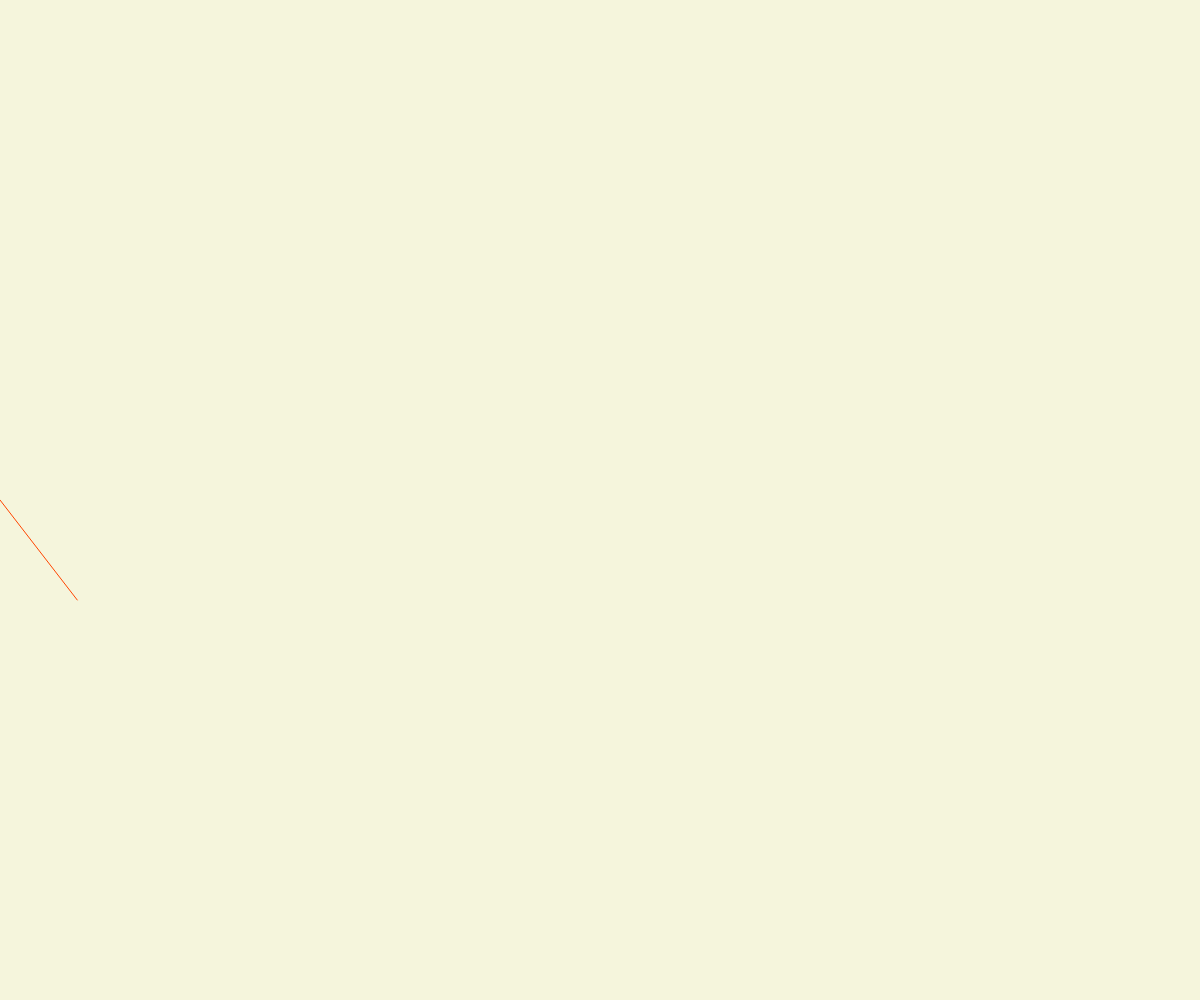
Frame 1 (no input)
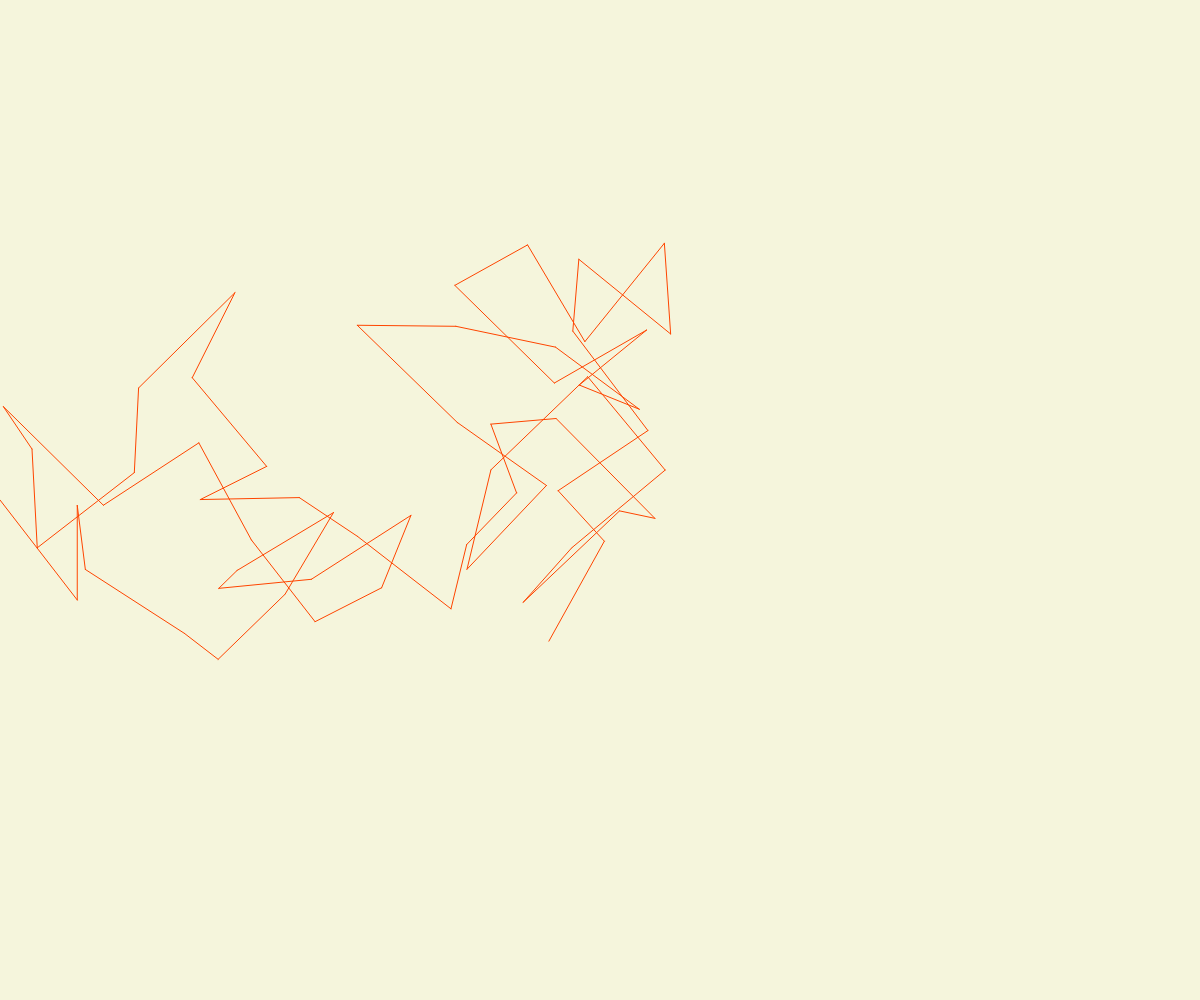
Frame 60 (no input)
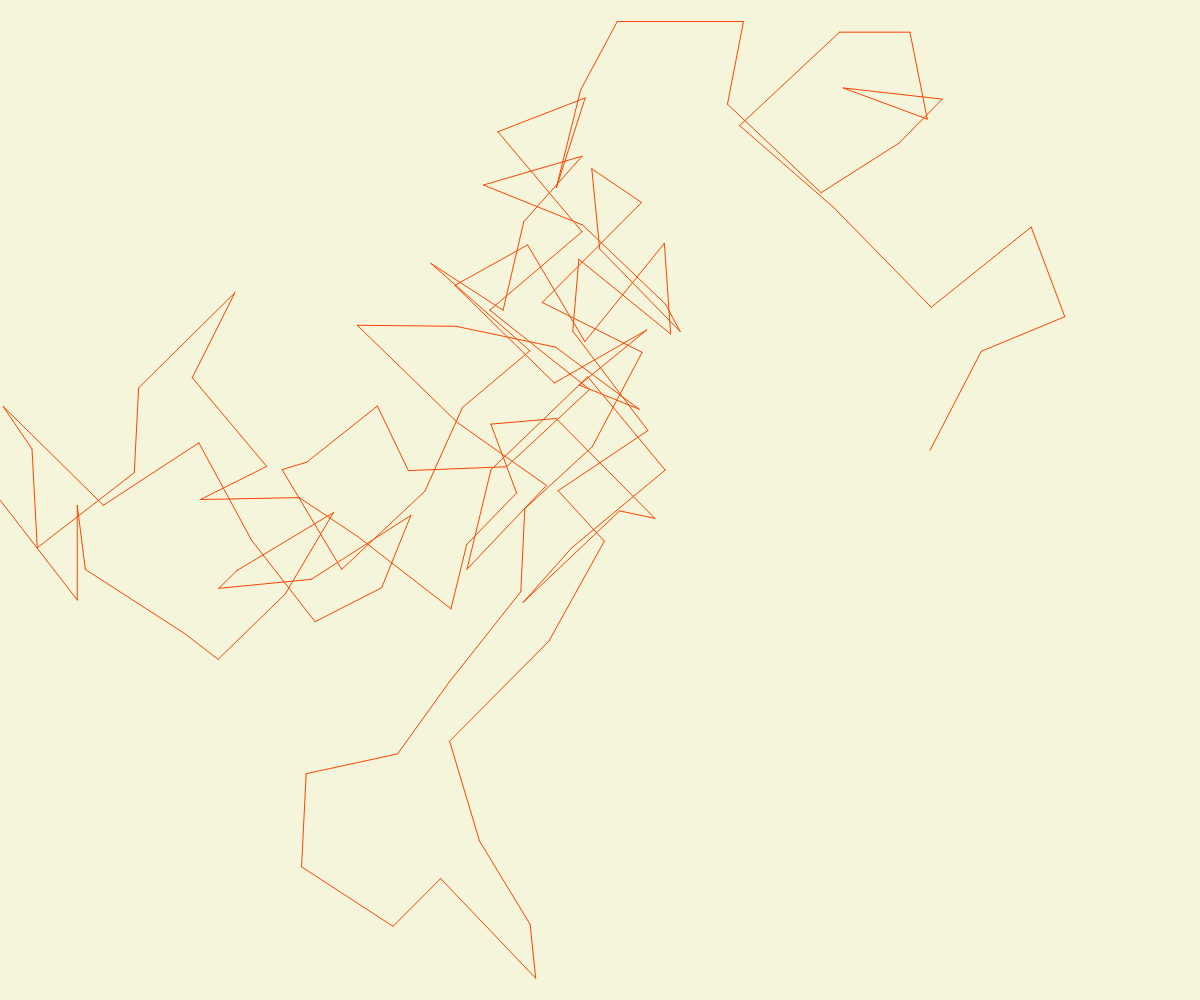
Frame 120 (the mouse pressed at the canvas centre since frame 60)

The p5.js sketch that drew these frames (run headless with seeded random() and noise() and a simulated clock; from frame 60 on, the mouse is pressed at the canvas centre):

// p5.js sketch
// ── sketch.js
let startX, startY;
let endX, endY;

function setup() {
  createCanvas(windowWidth, windowHeight);
  background('beige');
  stroke('orangered');
  // Starting and ending Y positions for the line
  startY = height/2
  endY = height/2
  
  // Initialize starting point on the left side
  startX = 0;
  endX = 0;
}

function draw() {
  let maxSegments = 1; // Maximum number of line segments to draw per frame
  
  // Draw line segment by segment
  for (let i = 0; i < maxSegments; i++) {
    let newX = endX + sin(endY/random(10)) * 100; // Randomly generate X position (using sin() to make it more interesting
    let newY = endY + cos(endX/random(10)) * 100; // Randomly generate Y position (using cos() to make it more interesting
    if (newY > height || newY < 0) {
      newY = endY; // If the new Y position is out of bounds, reset it to the previous Y position
    }
    if (newX > width || newX < 0) {
      newX = endX; // If the new X position is out of bounds, reset it to the previous X position
    }
    
    line(endX, endY, newX, newY);
    endX = newX;
    endY = newY;
  }
}


// ── style.css
.sketch-7-2024 {
    margin: 0;
    background-color: beige;
    animation: fade-in;
}

@keyframes fade-in {
    from {
        opacity: 0;
    }
    to {
        opacity: 1;
    }
}
